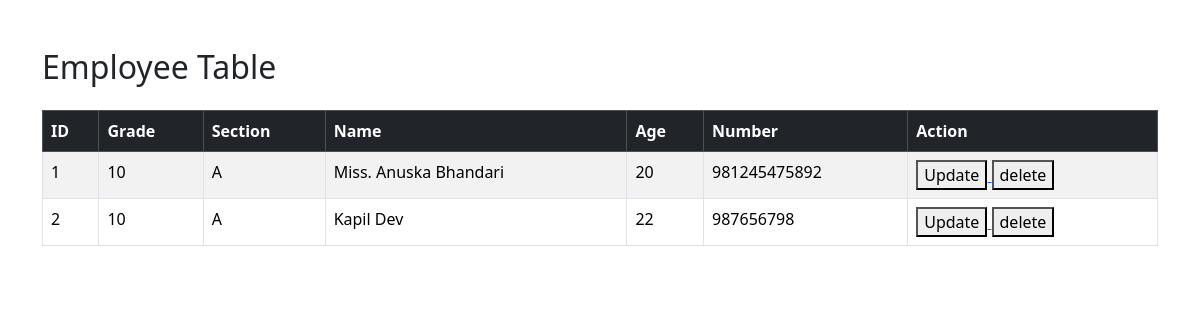
/grade/teacher (signed in), run on an earlier commit of the app's database.
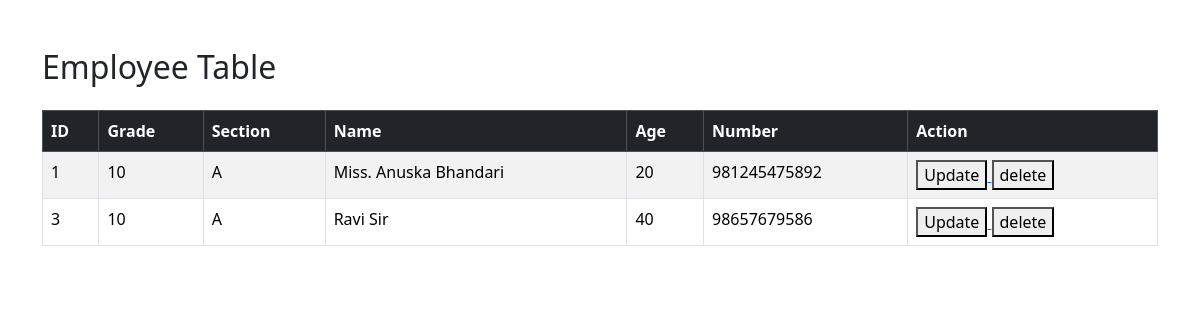
And on a later commit of the database.
### teacher/models.py (models this page shows, shortened)
class Teacher(models.Model):
    grade = models.ForeignKey(Grade,on_delete=models.SET_NULL, related_name="grade_teacher", null=True)
    name = models.CharField(max_length=60, help_text="teacher name")
    phone = models.PositiveIntegerField()
    age = models.PositiveIntegerField()
    created_at = models.DateTimeField(auto_now_add=True)
    updated_at = models.DateTimeField(auto_now=True)
    class Meta:
        db_table = "teacher"

class Grade(models.Model):
    name = models.CharField(max_length= 20 , help_text="Enter grade name", verbose_name="Grade Name")
    section = models.CharField(max_length= 5 , default="A")
    created_at = models.DateTimeField(auto_now_add= True)
    updated_at = models.DateTimeField(auto_now= True)
    class Meta:  # To overwrite sth we use meta otherwise the table name will be displayed as app-name_table-name
        db_table = "grade"
        unique_together = ['name', 'section'] # both name should be different not same

### teacher/views.py (the view)
# urls.py: path('teacher',teacher_list, name="teacher"),
@login_required()
def teacher_list(request):
    data = Teacher.objects.all()
    context = {
        "teacher":data
    }
    return render(request, 'teacher/index.html', context)

### teacher/templates/teacher/index.html (shortened to what this page needs)
<!DOCTYPE html>
<html lang="en">
<head>
  <link
    href="https://cdn.jsdelivr.net/npm/bootstrap@5.3.3/dist/css/bootstrap.min.css"
    rel="stylesheet"
  />
</head>
<body>
  <div class="container mt-5">
    <h2 class="mb-4">Employee Table</h2>
    <table class="table table-bordered table-striped table-hover">
      <thead class="table-dark">
        <tr>
          <th>ID</th>
          <th> Grade </th>
          <th> Section </th>
          <th>Name</th>
          <th>Age</th>
          <th>Number</th>
          <th>Action</th>
        </tr>
      </thead>
      <tbody>
        {% for i in teacher %}
        <tr>
          <td>{{i.id}}</td>
          <td>{{i.grade.name}}</td>
          <td>{{i.grade.section}}</td>
          <td>{{i.name}}</td>
          <td>{{i.age}}</td>
          <td>{{i.phone}}</td>
           <td>
            <a href="{% url 'update' i.id %}">  <button > Update</button> </a>
            <a href="{% url 'delete' i.id %}">  <button > delete </button> </a>
          </td>
        </tr>
        {% endfor %}
      </tbody>
    </table>
  </div>
</body>
</html>

What changed in the data, as far as the page shows it:
removed Teacher: id "2", grade.name "10", grade.section "A", name "Kapil Dev", age "22", phone "987656798"
added Teacher: id "3", grade.name "10", grade.section "A", name "Ravi Sir", age "40", phone "98657679586"
